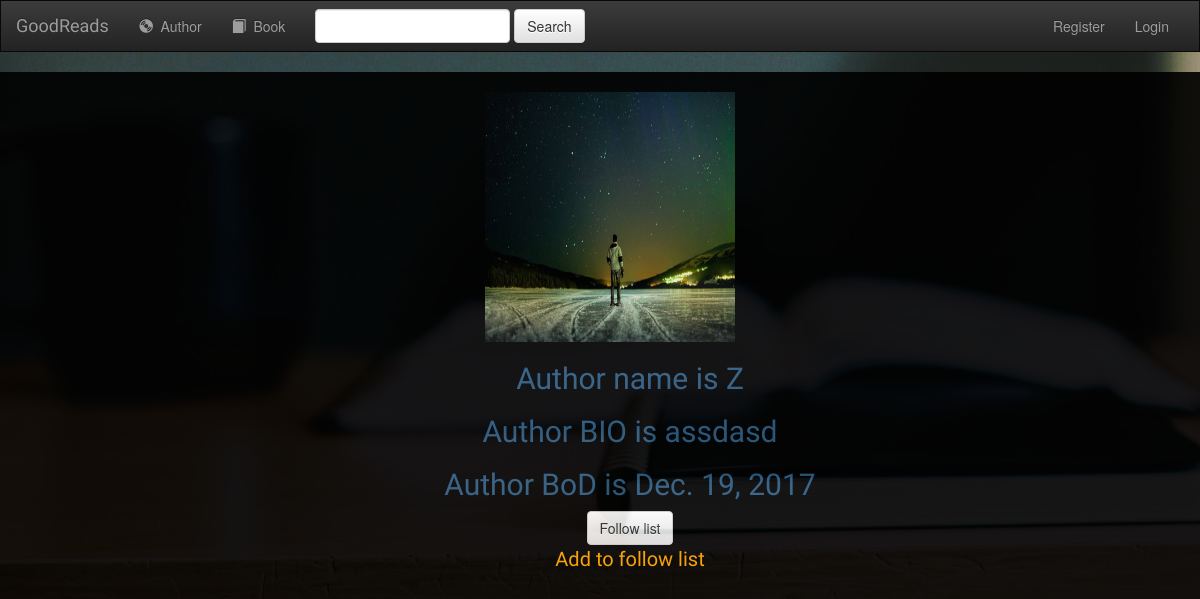
The page /authors/2/ on the database as committed earlier.
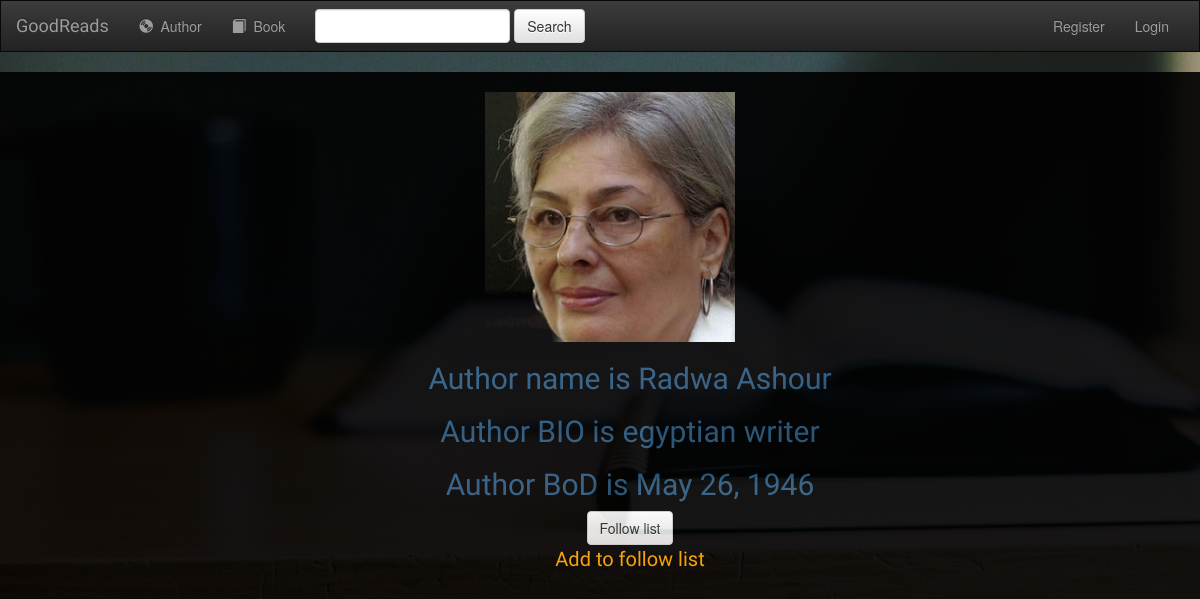
The same page on the database as committed later.
### Authors/models.py (models this page shows, shortened)
class Authors(models.Model):
    Author_Name = models.CharField(max_length= 100)
    Author_DoB=models.DateField(null=True, blank=True)
    Author_Bio= models.CharField(max_length=200)
    author_img = models.FileField(null=True,blank=True)

### Authors/views.py (the view)
# urls.py: re_path(r'(?P<id>[0-9]+)/$', views.authorDetails, name = "authorDetails"),
def authorDetails(request,id):
    request.session['Author_id'] = id
    author = Authors.objects.get(id=id)
    authorName= author.Author_Name
    bio = author.Author_Bio
    BoD = author.Author_DoB
    return render(request,"authorDetail.html",
    {"author":author ,"authorName":authorName,"bio":bio,
    'BoD':BoD});

### Authors/templates/authorDetail.html (shortened to what this page needs)
<body style="background-image: url('/media/4.jpeg') ; background-size: 100%; ">
{% extends 'base.html' %}
{% block content %}
<div style="text-align:center;background-color:black; opacity:0.9; width:100%; height:100%;padding-left:20px;padding-top:20px;">
  <img class="card-img-top" src="/media/{{ author.author_img }}" alt="" style="width:250px;height:250px;">
<ul style="  list-style-type: none;">
    <li>
        <h1 style= "font-size: 30px; color: #2b5b81; font-family: 'satisfy' ">Author name is {{ authorName}}</h1>
    </li>
    <li>
        <h1 style= "font-size: 30px; color: #2b5b81; font-family: 'satisfy' ">Author BIO is {{ bio }}</h1>
    </li>
    <li>
        <h1 style= "font-size: 30px; color: #2b5b81; font-family: 'satisfy' ">Author BoD is {{ BoD }}</h1>
    </li>
    <a id="followListBTN" class="btn btn-default">Follow list</a>
    <p id="followListNotification" style="color:orange;font-family:satisfy; font-size:20px">Add to follow list</p>
</div>
{% endblock %}

Rows that differ between the two databases and show on the page:
changed Authors: author_img: a different picture; Author_Name (not shown) → "Radwa Ashour"; Author_Bio "assdasd" → "egyptian writer"; Author_DoB "Dec. 19, 2017" → "May 26, 1946"
Other text that changed with them:
{{ authorName }}: "Z" → (not shown)
